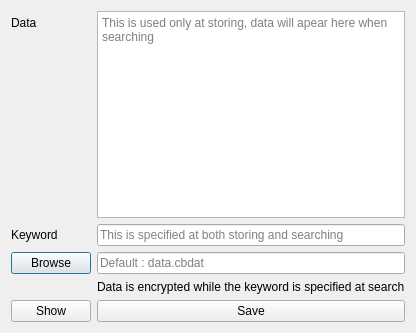
<?xml version="1.0" encoding="UTF-8"?>
<ui version="4.0">
 <class>store</class>
 <widget class="QDialog" name="store">
  <property name="geometry">
   <rect>
    <x>0</x>
    <y>0</y>
    <width>415</width>
    <height>333</height>
   </rect>
  </property>
  <property name="windowTitle">
   <string>Dialog</string>
  </property>
  <layout class="QVBoxLayout" name="verticalLayout">
   <item>
    <layout class="QFormLayout" name="formLayout">
     <item row="0" column="0">
      <widget class="QLabel" name="label">
       <property name="text">
        <string>Data</string>
       </property>
      </widget>
     </item>
     <item row="0" column="1">
      <widget class="QTextEdit" name="data">
       <property name="placeholderText">
        <string>This is used only at storing, data will apear here when searching</string>
       </property>
      </widget>
     </item>
     <item row="1" column="0">
      <widget class="QLabel" name="label_2">
       <property name="text">
        <string>Keyword</string>
       </property>
      </widget>
     </item>
     <item row="1" column="1">
      <widget class="QLineEdit" name="keywordInput">
       <property name="placeholderText">
        <string>This is specified at both storing and searching</string>
       </property>
      </widget>
     </item>
     <item row="2" column="0">
      <widget class="QPushButton" name="browseBtn">
       <property name="text">
        <string>Browse</string>
       </property>
      </widget>
     </item>
     <item row="2" column="1">
      <widget class="QLineEdit" name="pathInput">
       <property name="readOnly">
        <bool>true</bool>
       </property>
       <property name="placeholderText">
        <string>Default : data.cbdat</string>
       </property>
      </widget>
     </item>
     <item row="3" column="1">
      <widget class="QLabel" name="label_3">
       <property name="text">
        <string>Data is encrypted while the keyword is specified at search</string>
       </property>
      </widget>
     </item>
     <item row="4" column="1">
      <widget class="QPushButton" name="saveBtn">
       <property name="text">
        <string>Save</string>
       </property>
      </widget>
     </item>
     <item row="4" column="0">
      <widget class="QPushButton" name="showBtn">
       <property name="text">
        <string>Show</string>
       </property>
      </widget>
     </item>
    </layout>
   </item>
  </layout>
 </widget>
 <resources/>
 <connections/>
</ui>
